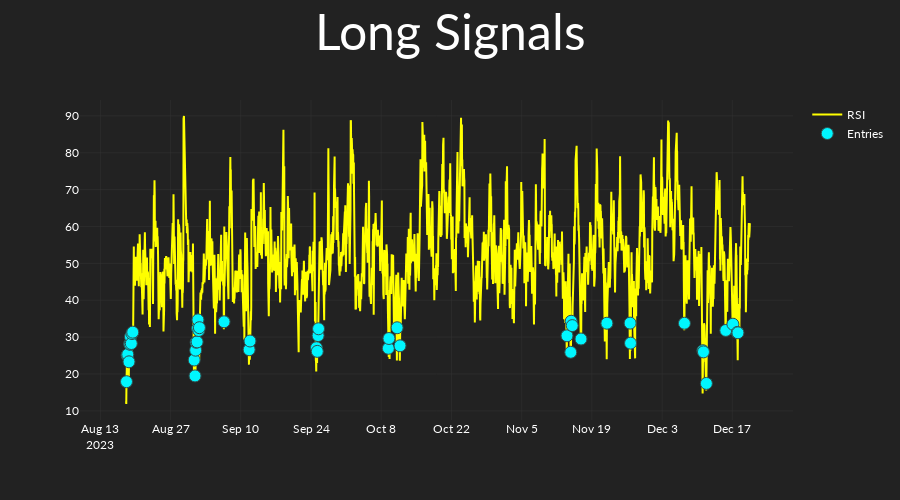

Source (notebook cell):
### Code cell
long_strat = RSIRisingFalling(
    long_short="long",
    rsi_length=np.array([14]),
    rsi_is_below=np.array([35]),
)
long_strat.set_entries_exits_array(
    candles=candles,
    ind_set_index=0,
)
long_strat.plot_signals(candles=candles)

### Figure 1 — Plotly figure (JSON) as saved in the notebook; plotly's stock layout.template omitted (floating-point values rounded to 4 significant figures; data arrays with more than 128 entries replaced by an {"elided": "..."} marker saying what was removed)
{"data": [{"line": {"color": "yellow"}, "name": "RSI", "type": "scatter", "x": {"elided": "3000 str values"}, "y": {"elided": "3000 float values"}}, {"marker": {"color": "#00F6FF", "line": {"color": "DarkSlateGrey", "width": 1}, "size": 12, "symbol": "circle"}, "mode": "markers", "name": "Entries", "type": "scatter", "x": {"elided": "3000 str values"}, "y": {"elided": "3000 float values"}}], "layout": {"height": 500, "title": {"font": {"size": 50}, "text": "Long Signals", "x": 0.5, "xanchor": "center"}, "xaxis": {"rangeslider": {"visible": false}}}}
